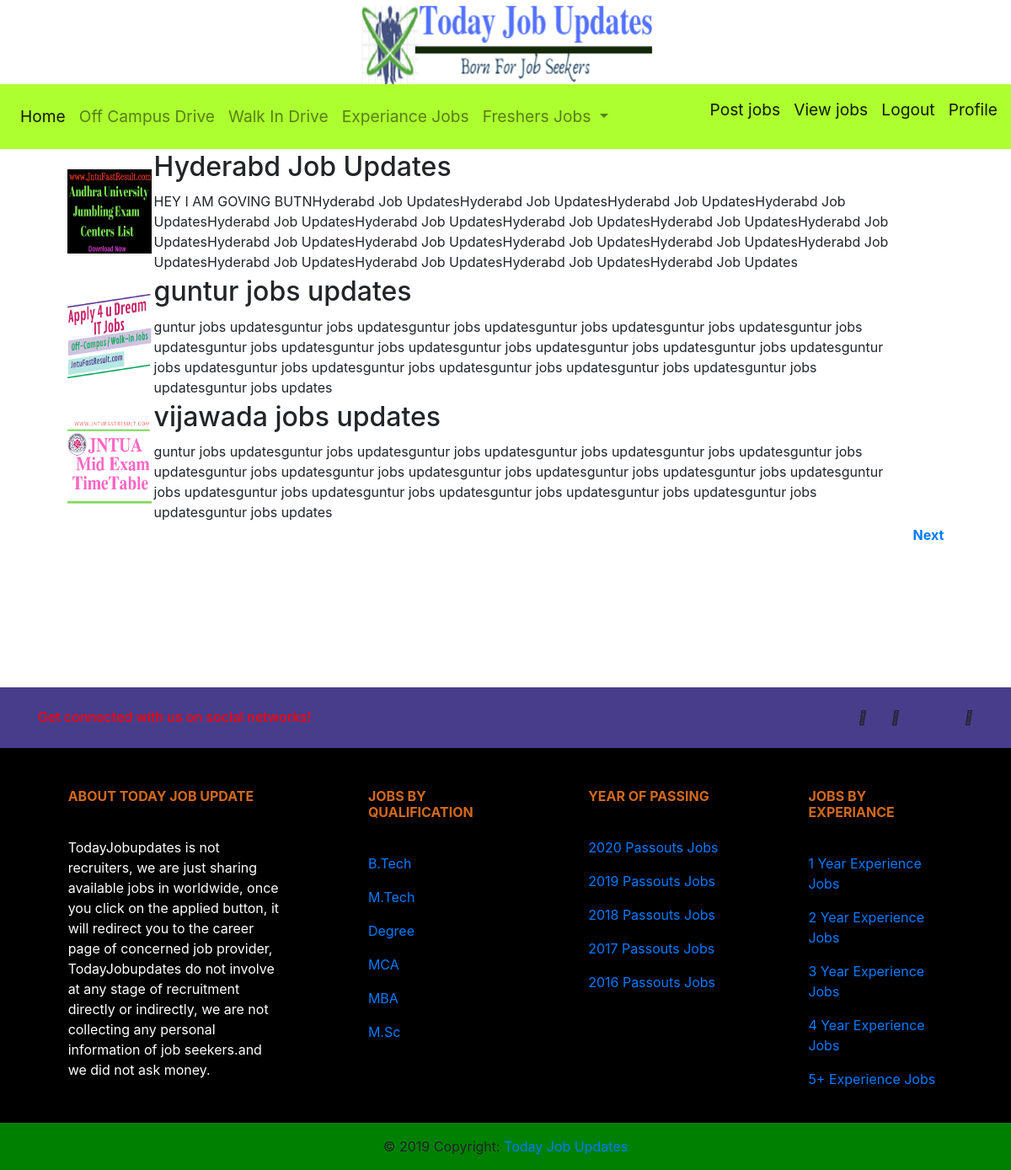
The app's page /walkindrive/ (signed in) with its own data.
### app/models.py (models this page shows)
class JobDetails(models.Model):
    title = models.CharField(max_length=50)
    description=models.TextField()
    image=models.ImageField(upload_to="jobimages/")

### app/views.py (the view)
# urls.py: path("walkindrive/",views.walkindrive,name="walkindrive"),
def walkindrive(request):
    try:
        value = request.session["email"]
    except KeyError:
        messages.success(request, "Please login")
        return redirect("main")
    else:
        pno = request.GET.get("page_no")
        list = JobDetails.objects.all()
        p = Paginator(list, 3)
        if pno:
            pge = p.page(pno)
        else:
            pge = p.page(1)
        return render(request, "walkindrive.html", {"page": pge})

### templates/walkindrive.html (shortened to what this page needs)
{% include "header.html" %}
<table align="center" border="0">
    {% for x in page %}
<tr>
    <td><img src="{{ x.image.url }}" width="100" height="100"/></td>
    <td>
        <table>
            <tr>
                <td><h2>{{ x.title }}</h2></td>
            </tr>
            <tr>
                <td width="900" height="50"><span>{{ x.description }}</span></td>
            </tr>
        </table>
    </td>
{% endfor %}
    </tr>
</tr>
    <tr>
        <th colspan="2" style="color: red"> {% if page.has_previous %} <a href="/viewjobs/?page_no={{page.previous_page_number }}">Previous</a> {% endif %}</th>
        <th colspan="2">{% if page.has_next %} <a href="/viewjobs/?page_no={{ page.next_page_number }}"> Next </a> {% endif %} </th>
    </tr>
</table>
{% include 'footer.html' %}

### records on screen
JobDetails: image (picture), title "Hyderabd Job Updates", description "HEY I AM GOVING BUTNHyderabd Job UpdatesHyderabd Job UpdatesHyderabd Job UpdatesHyderabd Job UpdatesHyderabd Job UpdatesHyderabd Job UpdatesHyderabd Job UpdatesHyderabd Job UpdatesHyderabd Job UpdatesHyderabd Job UpdatesHyderabd Job UpdatesHyderabd Job UpdatesHyderabd Job UpdatesHyderabd Job UpdatesHyderabd Job UpdatesHyderabd Job UpdatesHyderabd Job UpdatesHyderabd Job Updates"
JobDetails: image (picture), title "guntur jobs updates", description "guntur jobs updatesguntur jobs updatesguntur jobs updatesguntur jobs updatesguntur jobs updatesguntur jobs updatesguntur jobs updatesguntur jobs updatesguntur jobs updatesguntur jobs updatesguntur jobs updatesguntur jobs updatesguntur jobs updatesguntur jobs updatesguntur jobs updatesguntur jobs updatesguntur jobs updatesguntur jobs updates"
JobDetails: image (picture), title "vijawada jobs updates", description "guntur jobs updatesguntur jobs updatesguntur jobs updatesguntur jobs updatesguntur jobs updatesguntur jobs updatesguntur jobs updatesguntur jobs updatesguntur jobs updatesguntur jobs updatesguntur jobs updatesguntur jobs updatesguntur jobs updatesguntur jobs updatesguntur jobs updatesguntur jobs updatesguntur jobs updatesguntur jobs updates"
